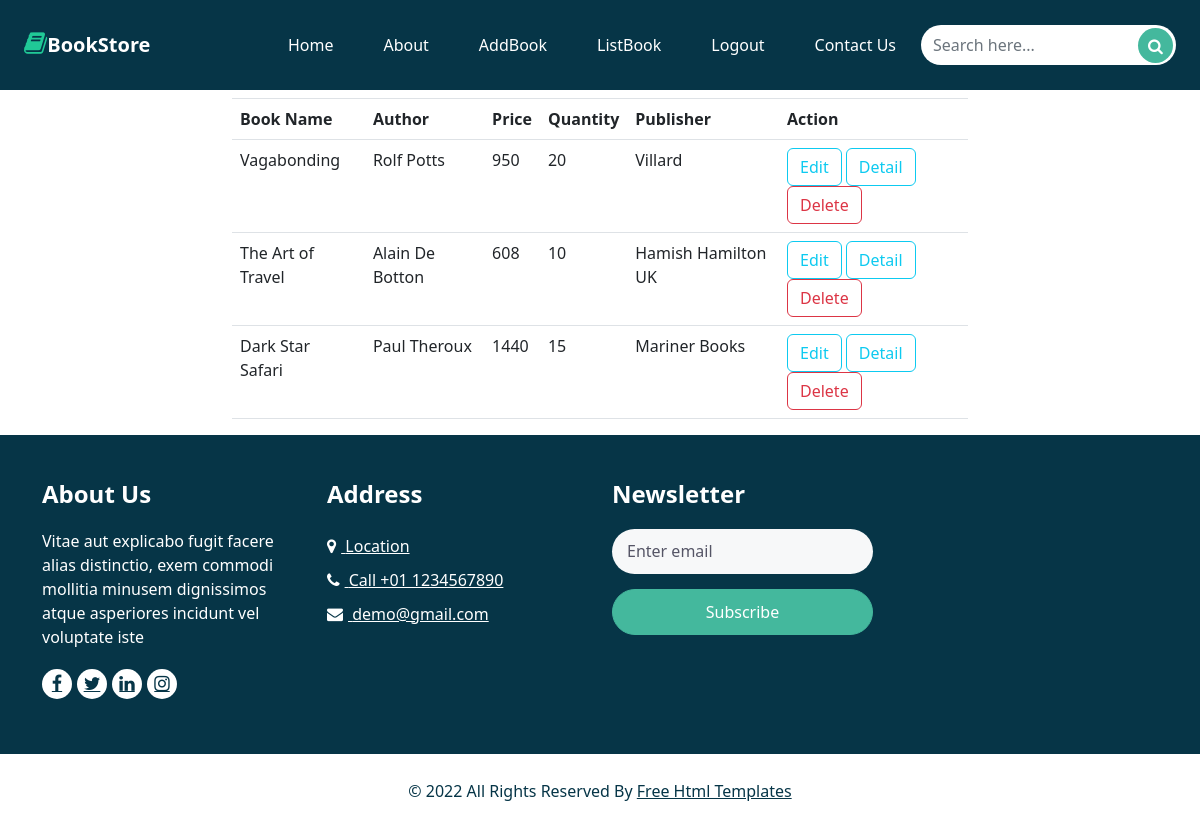
/book/all (signed in), run on the app's committed database.
### bookapp/models.py (models this page shows, shortened)
class Books(models.Model):
    bookname=models.CharField(max_length=200)
    author=models.CharField(max_length=200)
    price=models.IntegerField()
    image=models.ImageField(upload_to="images",null=True)
    qty=models.IntegerField()
    publisher=models.CharField(max_length=200)

### bookapp/views.py (the view)
# urls.py: path("book/all", views.BookListView.as_view(), name="listbook"),
@method_decorator(signin_required,name="dispatch")
class BookListView(ListView):
    model = Books
    template_name = "list-book.html"
    context_object_name = "books"
    def get_queryset(self):
        return Books.objects.all()

### bookapp/templates/list-book.html (shortened to what this page needs)
{%extends 'base.html'%}
{%block body_block%}
<div class="container mt-2">
    <div class="row">
        <div class="col-2"></div>
        <div class="col-8">
            {%if books%}
            <table class="table">
                <tr>
                    <th>Book Name</th>
                    <th>Author</th>
                    <th>Price</th>
                    <th>Quantity</th>
                    <th>Publisher</th>
                    <th>Action</th>
                </tr>
                {%for book in books%}
                <tr>
                    <td>{{book.bookname}}</td>
                    <td>{{book.author}}</td>
                    <td>{{book.price}}</td>
                    <td>{{book.qty}}</td>
                    <td>{{book.publisher}}</td>
                    <td>
                        <a href="{%url 'edit-book' book.id %}" class="btn btn-outline-info">Edit</a>
                        <a href="{%url 'book-detail' book.id %}" class="btn btn-outline-info">Detail</a>
                        <a href="{%url 'remove-book' book.id %}" class="btn btn-outline-danger">Delete</a>
                    </td>
                </tr>
                {%endfor%}
            </table>
            {%else%}
            <h2 class="text-danger">No Books</h2>
            {%endif%}
        </div>
        <div class="col-2"></div>
    </div>
</div>
{%endblock%}

### bookapp/templates/base.html (shortened to what this page needs)
<!DOCTYPE html>
{%load static%}
<html>
<head>
    <link rel="stylesheet" type="text/css" href="{%static 'css/bootstrap.css'%}"/>
    <link href="{%static 'css/font-awesome.min.css'%}" rel="stylesheet"/>
    <link href="{%static 'css/style.css'%}" rel="stylesheet"/>
    <link href="{%static 'css/responsive.css'%}" rel="stylesheet"/>
    <link href="https://cdn.jsdelivr.net/npm/bootstrap@5.2.1/dist/css/bootstrap.min.css" rel="stylesheet"
>
</head>
<body>
<div class="hero_area">
    <header class="header_section">
        <div class="container-fluid">
            <nav class="navbar navbar-expand-lg custom_nav-container">
                <div class="container-fluid">
                    <a class="navbar-brand" href="{%url 'home'%}">
                        <i class="fa fa-book" style="font-size:25px;color:#20c997;"></i><span>BookStore</span>
                    </a>
                    <div class="collapse navbar-collapse" id="navbarSupportedContent">
                        <ul class="navbar-nav">
                            <li class="nav-item active">
                                <a class="nav-link pl-lg-0" href="{%url 'home'%}">Home </a>
                            </li>
                            <li class="nav-item">
                                <a class="nav-link" href="{%url 'about'%}"> About</a>
                            </li>
                            <li class="nav-item">
                                <a class="nav-link" href="{%url 'addbook'%}">AddBook</a>
                            </li>
                            <li class="nav-item">
                                <a class="nav-link" href="{%url 'listbook'%}">ListBook </a>
                            </li>
                            <li class="nav-item">
                                <a class="nav-link" href="{%url 'signout'%}">Logout</a>
                            </li>
                            <li class="nav-item">
                                <a class="nav-link" href="{%url 'contact'%}">Contact Us</a>
                            </li>
                        </ul>
                        <from class="search_form">
                            <input type="text" class="form-control" placeholder="Search here...">
                            <button class="" type="submit">
                                <i class="fa fa-search" aria-hidden="true"></i>
                            </button>
                        </from>
                    </div>
                </div>
            </nav>
        </div>
    </header>
    {%block body_block%}
    {%endblock%}
    <section class="info_section layout_padding2">
        <div class="container">
            <div class="row">
                <div class="col-md-6 col-lg-3 info-col">
                    <div class="info_detail">
                        <h4>About Us</h4>
                        <p>Vitae aut explicabo fugit facere alias distinctio, exem commodi mollitia minusem dignissimos
                            atque asperiores incidunt vel voluptate iste
                        </p>
                        <div class="info_social">
                            <a href=""><i class="fa fa-facebook" aria-hidden="true"></i></a>
                            <a href=""><i class="fa fa-twitter" aria-hidden="true"></i></a>
                            <a href=""><i class="fa fa-linkedin" aria-hidden="true"></i></a>
                            <a href=""><i class="fa fa-instagram" aria-hidden="true"></i></a>
                        </div>
                    </div>
                </div>
                <div class="col-md-6 col-lg-3 info-col">
                    <div class="info_contact">
                        <h4>Address</h4>
                        <div class="contact_link_box">
                            <a href=""><i class="fa fa-map-marker" aria-hidden="true"></i>
                                <span>Location</span>
                            </a>
                            <a href=""><i class="fa fa-phone" aria-hidden="true"></i>
                                <span>Call +01 1234567890</span>
                            </a>
                            <a href=""><i class="fa fa-envelope" aria-hidden="true"></i>
                                <span>demo@gmail.com</span>
                            </a>
                        </div>
                    </div>
                </div>
                <div class="col-md-6 col-lg-3 info-col">
                    <div class="info_contact">
                        <h4>Newsletter</h4>
                        <form action="#">
                            <input type="text" placeholder="Enter email"/>
                            <button type="submit">Subscribe</button>
                        </form>
                    </div>
                </div>
                <div class="col-md-6 col-lg-3 info-col">
                    <div class="map_container">
                        <div class="map">
                            <div id="googleMap"></div>
                        </div>
                    </div>
                </div>
            </div>
        </div>
    </section>
    <footer class="footer_section">
        <div class="container">
            <p>
                &copy; <span id="displayYear"></span> All Rights Reserved By
                <a href="https://html.design/">Free Html Templates</a>
            </p>
        </div>
    </footer>
</body>
</html>

### bookapp/static/css/style.css (style rules this page uses)
body { font-family: 'Mulish', sans-serif; color: #0c0c0c; background-color: #ffffff; overflow-x: hidden; }
.layout_padding2 { padding: 75px 0; }
a, a:hover, a:focus { text-decoration: none; }
.btn, .btn:focus { outline: none !important; -webkit-box-shadow: none; box-shadow: none; }
.hero_area { position: relative; min-height: 100vh; display: -webkit-box; display: -ms-flexbox; display: flex; -webkit-box-orient: vertical; -webkit-box-direction: normal; -ms-flex-direction: column; flex-direction: column; }
.header_section { background-color: #063547; padding: 15px 0; }
.search_form { display: -webkit-box; display: -ms-flexbox; display: flex; margin: 0; position: relative; }
.search_form .form-control { border-radius: 45px; height: 40px; min-width: unset; border: none; }
.search_form button { position: absolute; top: 3px; right: 3px; width: 35px; height: 35px; padding: 0; border: none; outline: none; color: #ffffff; background-color: #44b89d; border-radius: 100%; }
.navbar-brand { padding: 0; margin: 0; color: #000000; font-size: 24px; font-weight: bold; }
.navbar-brand span { color: #ffffff; }
.custom_nav-container { padding: 0; }
.custom_nav-container .navbar-nav { margin-left: auto; }
.custom_nav-container .navbar-nav .nav-item .nav-link { padding: 10px 25px; color: #ffffff; text-align: center; }
.info_section { background-color: #063547; color: #ffffff; padding: 45px 0 15px 0; }
.info_section h4 { font-weight: 600; margin-bottom: 20px; }
.info_section .info-col { margin-bottom: 30px; }
.info_section .info_contact .contact_link_box { display: -webkit-box; display: -ms-flexbox; display: flex; -webkit-box-orient: vertical; -webkit-box-direction: normal; -ms-flex-direction: column; flex-direction: column; }
.info_section .info_contact .contact_link_box a { margin: 5px 0; color: #ffffff; }
.info_section .info_contact .contact_link_box a i { margin-right: 5px; }
.info_section .info_social { display: -webkit-box; display: -ms-flexbox; display: flex; margin-top: 20px; margin-bottom: 10px; }
.info_section .info_social a { display: -webkit-box; display: -ms-flexbox; display: flex; -webkit-box-pack: center; -ms-flex-pack: center; justify-content: center; -webkit-box-align: center; -ms-flex-align: center; align-items: center; color: #063547; width: 30px; height: 30px; border-radius: 100%; background-color: #ffffff; border-radius: 100%; margin-right: 5px; font-size: 18px; }
.info_section form input { border: none; padding: 10px 15px; background-color: #f7f8f9; width: 100%; height: 45px; color: #000000; outline: none; border-radius: 45px; }
.info_section form input::placeholder { color: #556; }
.info_section form button { width: 100%; text-align: center; display: inline-block; padding: 10px 55px; background-color: #44b89d; color: #ffffff; border-radius: 45px; border: 1px solid #44b89d; -webkit-transition: all 0.3s; transition: all 0.3s; margin-top: 15px; }
.info_section .map_container { width: 100%; height: 210px; overflow: hidden; display: -webkit-box; display: -ms-flexbox; display: flex; -webkit-box-align: stretch; -ms-flex-align: stretch; align-items: stretch; }
.info_section .map_container .map { height: 100%; -webkit-box-flex: 1; -ms-flex: 1; flex: 1; }
.info_section .map_container .map #googleMap { height: 100%; }
.footer_section { position: relative; background-color: #ffffff; text-align: center; }
.footer_section p { color: #063547; padding: 25px 0; margin: 0; }
.footer_section p a { color: inherit; }

### bookapp/static/css/responsive.css (style rules this page uses)
@media (min-width: 1200px) { .container { max-width: 1170px; } }

### data on the page
Books: bookname "Vagabonding", author "Rolf Potts", price "950", qty "20", publisher "Villard"
Books: bookname "The Art of Travel", author "Alain De Botton", price "608", qty "10", publisher "Hamish Hamilton UK"
Books: bookname "Dark Star Safari", author "Paul Theroux", price "1440", qty "15", publisher "Mariner Books"
